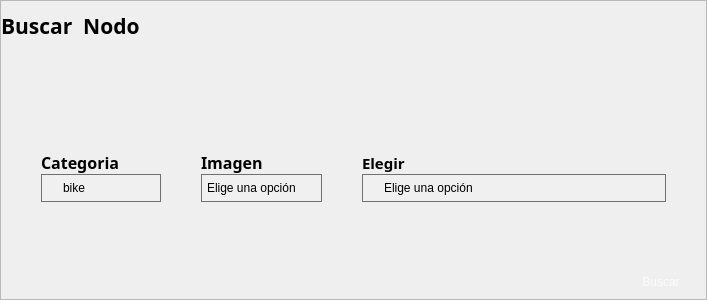
               <widget class="QWidget" name="Buscar_Nodo">
                <layout class="QVBoxLayout" name="verticalLayout_11">
                 <property name="spacing">
                  <number>0</number>
                 </property>
                 <property name="leftMargin">
                  <number>0</number>
                 </property>
                 <property name="topMargin">
                  <number>0</number>
                 </property>
                 <property name="rightMargin">
                  <number>0</number>
                 </property>
                 <property name="bottomMargin">
                  <number>0</number>
                 </property>
                 <item>
                  <widget class="QFrame" name="frame_9">
                   <property name="frameShape">
                    <enum>QFrame::StyledPanel</enum>
                   </property>
                   <property name="frameShadow">
                    <enum>QFrame::Raised</enum>
                   </property>
                   <layout class="QVBoxLayout" name="verticalLayout_40">
                    <property name="spacing">
                     <number>0</number>
                    </property>
                    <property name="leftMargin">
                     <number>0</number>
                    </property>
                    <property name="topMargin">
                     <number>0</number>
                    </property>
                    <property name="rightMargin">
                     <number>0</number>
                    </property>
                    <property name="bottomMargin">
                     <number>0</number>
                    </property>
                    <item>
                     <layout class="QVBoxLayout" name="verticalLayout_36">
                      <item>
                       <widget class="QLabel" name="label_8">
                        <property name="minimumSize">
                         <size>
                          <width>0</width>
                          <height>50</height>
                         </size>
                        </property>
                        <property name="font">
                         <font>
                          <family>Bahnschrift SemiBold</family>
                          <pointsize>16</pointsize>
                          <weight>75</weight>
                          <bold>true</bold>
                         </font>
                        </property>
                        <property name="text">
                         <string>Buscar  Nodo</string>
                        </property>
                       </widget>
                      </item>
                      <item>
                       <spacer name="verticalSpacer_12">
                        <property name="orientation">
                         <enum>Qt::Vertical</enum>
                        </property>
                        <property name="sizeType">
                         <enum>QSizePolicy::Fixed</enum>
                        </property>
                        <property name="sizeHint" stdset="0">
                         <size>
                          <width>20</width>
                          <height>100</height>
                         </size>
                        </property>
                       </spacer>
                      </item>
                      <item>
                       <layout class="QHBoxLayout" name="horizontalLayout_5">
                        <item>
                         <spacer name="horizontalSpacer_17">
                          <property name="orientation">
                           <enum>Qt::Horizontal</enum>
                          </property>
                          <property name="sizeHint" stdset="0">
                           <size>
                            <width>40</width>
                            <height>20</height>
                           </size>
                          </property>
                         </spacer>
                        </item>
                        <item>
                         <layout class="QVBoxLayout" name="verticalLayout_21">
                          <item>
                           <widget class="QLabel" name="label_9">
                            <property name="font">
                             <font>
                              <family>Bahnschrift SemiBold</family>
                              <pointsize>12</pointsize>
                              <weight>75</weight>
                              <bold>true</bold>
                             </font>
                            </property>
                            <property name="text">
                             <string>Categoria</string>
                            </property>
                           </widget>
                          </item>
                          <item>
                           <widget class="QComboBox" name="Categoria_2">
                            <property name="minimumSize">
                             <size>
                              <width>120</width>
                              <height>0</height>
                             </size>
                            </property>
                            <property name="cursor">
                             <cursorShape>PointingHandCursor</cursorShape>
                            </property>
                            <property name="layoutDirection">
                             <enum>Qt::RightToLeft</enum>
                            </property>
                            <property name="styleSheet">
                             <string notr="true">QComboBox {
    /* Fondo del QComboBox */
    background-color: #F0F0F0;
    /* Bordes */
    border: 1px solid #707070;
    /* Ajuste de relleno */
    padding: 5px;
    /* Alineación del texto */
    text-align: center;
    /* Fuente */
    font-family: Arial;
    font-size: 12px;
}

/* Estilo del ítem desplegado */
QComboBox::drop-down {
    border: none; /* Elimina el borde del ícono de despliegue */
}

/* Estilo del ítem seleccionado */
QComboBox::down-arrow {
    /*image: url(:/icons/down_arrow.png); /* Aquí puedes usar una imagen si lo prefieres */
    width: 10px;
    height: 10px;
}</string>
                            </property>
                            <item>
                             <property name="text">
                              <string>bike</string>
                             </property>
                            </item>
                            <item>
                             <property name="text">
                              <string>cars</string>
                             </property>
                            </item>
                            <item>
                             <property name="text">
                              <string>cats</string>
                             </property>
                            </item>
                            <item>
                             <property name="text">
                              <string>dogs</string>
                             </property>
                            </item>
                            <item>
                             <property name="text">
                              <string>flowers</string>
                             </property>
                            </item>
                            <item>
                             <property name="text">
                              <string>horses</string>
                             </property>
                            </item>
                            <item>
                             <property name="text">
                              <string>human</string>
                             </property>
                            </item>
                           </widget>
                          </item>
                         </layout>
                        </item>
                        <item>
                         <spacer name="horizontalSpacer_18">
                          <property name="orientation">
                           <enum>Qt::Horizontal</enum>
                          </property>
                          <property name="sizeHint" stdset="0">
                           <size>
                            <width>40</width>
                            <height>20</height>
                           </size>
                          </property>
                         </spacer>
                        </item>
                        <item>
                         <layout class="QVBoxLayout" name="verticalLayout_22">
                          <item>
                           <widget class="QLabel" name="label_10">
                            <property name="font">
                             <font>
                              <family>Bahnschrift SemiBold</family>
                              <pointsize>12</pointsize>
                              <weight>75</weight>
                              <bold>true</bold>
                             </font>
                            </property>
                            <property name="text">
                             <string>Imagen</string>
                            </property>
                           </widget>
                          </item>
                          <item>
                           <widget class="QComboBox" name="Imagen_2">
                            <property name="minimumSize">
                             <size>
                              <width>120</width>
                              <height>0</height>
                             </size>
                            </property>
                            <property name="cursor">
                             <cursorShape>PointingHandCursor</cursorShape>
                            </property>
                            <property name="styleSheet">
                             <string notr="true">QComboBox {
    /* Fondo del QComboBox */
    background-color: #F0F0F0;
    /* Bordes */
    border: 1px solid #707070;
    /* Ajuste de relleno */
    padding: 5px;
    /* Alineación del texto */
    text-align: center;
    /* Fuente */
    font-family: Arial;
    font-size: 12px;
}

/* Estilo del ítem desplegado */
QComboBox::drop-down {
    border: none; /* Elimina el borde del ícono de despliegue */
}

/* Estilo del ítem seleccionado */
QComboBox::down-arrow {
    /*image: url(:/icons/down_arrow.png); /* Aquí puedes usar una imagen si lo prefieres */
    width: 10px;
    height: 10px;
}</string>
                            </property>
                            <item>
                             <property name="text">
                              <string>Elige una opción</string>
                             </property>
                            </item>
                           </widget>
                          </item>
                         </layout>
                        </item>
                        <item>
                         <spacer name="horizontalSpacer_19">
                          <property name="orientation">
                           <enum>Qt::Horizontal</enum>
                          </property>
                          <property name="sizeHint" stdset="0">
                           <size>
                            <width>40</width>
                            <height>20</height>
                           </size>
                          </property>
                         </spacer>
                        </item>
                        <item>
                         <layout class="QVBoxLayout" name="verticalLayout_23">
                          <item>
                           <widget class="QLabel" name="label_17">
                            <property name="font">
                             <font>
                              <family>Bahnschrift SemiBold</family>
                              <pointsize>11</pointsize>
                              <weight>75</weight>
                              <bold>true</bold>
                             </font>
                            </property>
                            <property name="text">
                             <string>Elegir</string>
                            </property>
                           </widget>
                          </item>
                          <item>
                           <widget class="QComboBox" name="Elegir">
                            <property name="minimumSize">
                             <size>
                              <width>120</width>
                              <height>0</height>
                             </size>
                            </property>
                            <property name="layoutDirection">
                             <enum>Qt::RightToLeft</enum>
                            </property>
                            <property name="styleSheet">
                             <string notr="true">QComboBox {
    /* Fondo del QComboBox */
    background-color: #F0F0F0;
    /* Bordes */
    border: 1px solid #707070;
    /* Ajuste de relleno */
    padding: 5px;
    /* Alineación del texto */
    text-align: center;
    /* Fuente */
    font-family: Arial;
    font-size: 12px;
}

/* Estilo del ítem desplegado */
QComboBox::drop-down {
    border: none; /* Elimina el borde del ícono de despliegue */
}

/* Estilo del ítem seleccionado */
QComboBox::down-arrow {
    /*image: url(:/icons/down_arrow.png); /* Aquí puedes usar una imagen si lo prefieres */
    width: 10px;
    height: 10px;
}</string>
                            </property>
                            <item>
                             <property name="text">
                              <string>Elige una opción</string>
                             </property>
                            </item>
                            <item>
                             <property name="text">
                              <string>Obtener el nivel del nodo</string>
                             </property>
                            </item>
                            <item>
                             <property name="text">
                              <string>Obtener el factor de balanceo (equilibrio) del nodo</string>
                             </property>
                            </item>
                            <item>
                             <property name="text">
                              <string>Encontrar el padre del nodo</string>
                             </property>
                            </item>
                            <item>
                             <property name="text">
                              <string> Encontrar el abuelo del nodo</string>
                             </property>
                            </item>
                            <item>
                             <property name="text">
                              <string>Encontrar el tío del nodo</string>
                             </property>
                            </item>
                           </widget>
                          </item>
                         </layout>
                        </item>
                        <item>
                         <spacer name="horizontalSpacer_35">
                          <property name="orientation">
                           <enum>Qt::Horizontal</enum>
                          </property>
                          <property name="sizeHint" stdset="0">
                           <size>
                            <width>40</width>
                            <height>20</height>
                           </size>
                          </property>
                         </spacer>
                        </item>
                       </layout>
                      </item>
                      <item>
                       <widget class="QLabel" name="Info">
                        <property name="font">
                         <font>
                          <family>Bahnschrift SemiBold</family>
                          <pointsize>12</pointsize>
                          <weight>75</weight>
                          <bold>true</bold>
                         </font>
                        </property>
                        <property name="text">
                         <string/>
                        </property>
                       </widget>
                      </item>
                      <item>
                       <spacer name="verticalSpacer_13">
                        <property name="orientation">
                         <enum>Qt::Vertical</enum>
                        </property>
                        <property name="sizeHint" stdset="0">
                         <size>
                          <width>20</width>
                          <height>40</height>
                         </size>
                        </property>
                       </spacer>
                      </item>
                      <item>
                       <layout class="QHBoxLayout" name="horizontalLayout_14">
                        <item>
                         <spacer name="horizontalSpacer_30">
                          <property name="orientation">
                           <enum>Qt::Horizontal</enum>
                          </property>
                          <property name="sizeHint" stdset="0">
                           <size>
                            <width>40</width>
                            <height>20</height>
                           </size>
                          </property>
                         </spacer>
                        </item>
                        <item>
                         <widget class="QPushButton" name="Buscar">
                          <property name="minimumSize">
                           <size>
                            <width>90</width>
                            <height>35</height>
                           </size>
                          </property>
                          <property name="cursor">
                           <cursorShape>PointingHandCursor</cursorShape>
                          </property>
                          <property name="styleSheet">
                           <string notr="true">QPushButton{

background-color: qlineargradient(spread:pad, x1:0, y1:0.505682, x2:1, y2:0.477, stop:0 rgbaa(81, 145, 71, 219), stop:1 rgba(67, 125, 41, 226));

color:rgba(255, 255, 255, 210);
 border-radius:5px; 
}

QPushButton:hover{

background-color: qlineargradient(spread:pad, x1:0, y1:0.505682, x2:1, y2:0.477, stop:0 rgba(95, 157, 84, 219), stop:1 rgba(74, 136, 55, 226));
 }

QPushButton:pressed{

padding-left:5px;

padding-top:5px;

background-color:rgba(105, 118, 132, 200);
}</string>
                          </property>
                          <property name="text">
                           <string>Buscar</string>
                          </property>
                         </widget>
                        </item>
                       </layout>
                      </item>
                     </layout>
                    </item>
                   </layout>
                  </widget>
                 </item>
                </layout>
               </widget>
